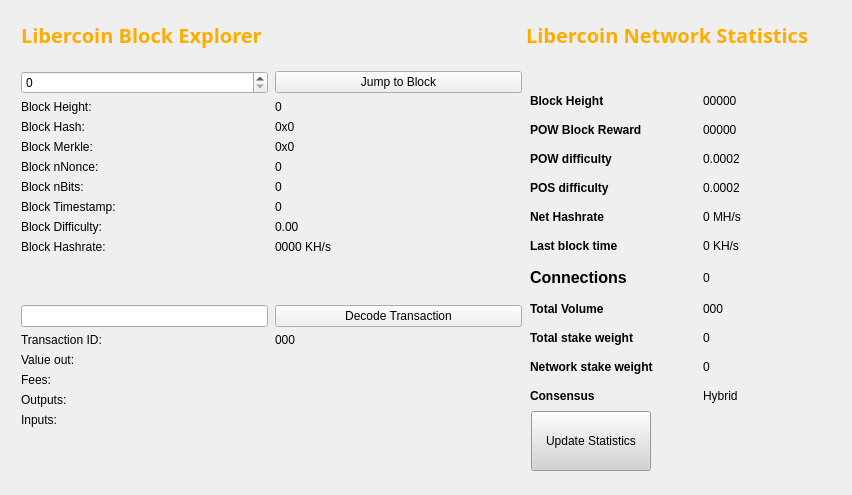
<?xml version="1.0" encoding="UTF-8"?>
<ui version="4.0">
 <class>BlockBrowser</class>
 <widget class="QWidget" name="BlockBrowser">
  <property name="windowModality">
   <enum>Qt::NonModal</enum>
  </property>
  <property name="enabled">
   <bool>true</bool>
  </property>
  <property name="geometry">
   <rect>
    <x>0</x>
    <y>0</y>
    <width>852</width>
    <height>495</height>
   </rect>
  </property>
  <property name="sizePolicy">
   <sizepolicy hsizetype="Preferred" vsizetype="Preferred">
    <horstretch>0</horstretch>
    <verstretch>0</verstretch>
   </sizepolicy>
  </property>
  <property name="minimumSize">
   <size>
    <width>0</width>
    <height>0</height>
   </size>
  </property>
  <property name="acceptDrops">
   <bool>false</bool>
  </property>
  <property name="windowTitle">
   <string>Form</string>
  </property>
  <property name="windowIcon">
   <iconset resource="../bitcoin.qrc">
    <normaloff>:/icons/connect_0</normaloff>:/icons/connect_0</iconset>
  </property>
  <layout class="QGridLayout">
   <property name="sizeConstraint">
    <enum>QLayout::SetMaximumSize</enum>
   </property>
   <property name="leftMargin">
    <number>21</number>
   </property>
   <property name="topMargin">
    <number>21</number>
   </property>
   <property name="rightMargin">
    <number>10</number>
   </property>
   <item row="1" column="0">
    <widget class="QWidget" name="widget_be" native="true">
     <widget class="QWidget" name="layoutWidget">
      <property name="geometry">
       <rect>
        <x>0</x>
        <y>0</y>
        <width>501</width>
        <height>29</height>
       </rect>
      </property>
      <layout class="QHBoxLayout" name="horizontalLayout_4">
       <property name="spacing">
        <number>7</number>
       </property>
       <item>
        <widget class="QLabel" name="label_5">
         <property name="font">
          <font>
           <family>Open Sans,sans-serif</family>
          </font>
         </property>
         <property name="text">
          <string>&lt;html&gt;&lt;head/&gt;&lt;body&gt;&lt;p&gt;&lt;span style=&quot; font-size:20px; font-weight:600; color:#ffac00;&quot;&gt;Libercoin Block Explorer &lt;/span&gt;&lt;/p&gt;&lt;/body&gt;&lt;/html&gt;</string>
         </property>
        </widget>
       </item>
       <item>
        <spacer name="horizontalSpacer_2">
         <property name="orientation">
          <enum>Qt::Horizontal</enum>
         </property>
         <property name="sizeHint" stdset="0">
          <size>
           <width>40</width>
           <height>20</height>
          </size>
         </property>
        </spacer>
       </item>
      </layout>
     </widget>
     <widget class="QWidget" name="layoutWidget_2">
      <property name="geometry">
       <rect>
        <x>0</x>
        <y>50</y>
        <width>501</width>
        <height>400</height>
       </rect>
      </property>
      <layout class="QGridLayout" name="gridLayout_3" rowstretch="0,0,0,0,0,0,0,0,0,0,0,0,0,0,0,0,0,0,0" columnstretch="0,0">
       <property name="sizeConstraint">
        <enum>QLayout::SetDefaultConstraint</enum>
       </property>
       <property name="horizontalSpacing">
        <number>7</number>
       </property>
       <item row="18" column="0">
        <spacer name="verticalSpacer">
         <property name="orientation">
          <enum>Qt::Vertical</enum>
         </property>
         <property name="sizeHint" stdset="0">
          <size>
           <width>20</width>
           <height>40</height>
          </size>
         </property>
        </spacer>
       </item>
       <item row="12" column="1">
        <widget class="QPushButton" name="txButton">
         <property name="text">
          <string>Decode Transaction</string>
         </property>
        </widget>
       </item>
       <item row="17" column="0">
        <widget class="QLabel" name="inputLabel">
         <property name="text">
          <string>Inputs:</string>
         </property>
         <property name="alignment">
          <set>Qt::AlignLeading|Qt::AlignLeft|Qt::AlignTop</set>
         </property>
        </widget>
       </item>
       <item row="10" column="1">
        <widget class="QLabel" name="pawBox">
         <property name="text">
          <string>0000 KH/s</string>
         </property>
        </widget>
       </item>
       <item row="14" column="0">
        <widget class="QLabel" name="valueLabel">
         <property name="text">
          <string>Value out:</string>
         </property>
        </widget>
       </item>
       <item row="13" column="0">
        <widget class="QLabel" name="txLabel">
         <property name="text">
          <string>Transaction ID:</string>
         </property>
        </widget>
       </item>
       <item row="9" column="1">
        <widget class="QLabel" name="hardBox">
         <property name="text">
          <string>0.00</string>
         </property>
        </widget>
       </item>
       <item row="13" column="1">
        <widget class="QLabel" name="txID">
         <property name="text">
          <string>000</string>
         </property>
        </widget>
       </item>
       <item row="17" column="1">
        <widget class="QLabel" name="inputBox">
         <property name="text">
          <string/>
         </property>
         <property name="alignment">
          <set>Qt::AlignLeading|Qt::AlignLeft|Qt::AlignTop</set>
         </property>
        </widget>
       </item>
       <item row="14" column="1">
        <widget class="QLabel" name="valueBox">
         <property name="text">
          <string/>
         </property>
        </widget>
       </item>
       <item row="9" column="0">
        <widget class="QLabel" name="hardLabel">
         <property name="text">
          <string>Block Difficulty:</string>
         </property>
        </widget>
       </item>
       <item row="1" column="0">
        <widget class="QSpinBox" name="heightBox">
         <property name="sizePolicy">
          <sizepolicy hsizetype="Preferred" vsizetype="Fixed">
           <horstretch>0</horstretch>
           <verstretch>0</verstretch>
          </sizepolicy>
         </property>
         <property name="maximum">
          <number>99999999</number>
         </property>
        </widget>
       </item>
       <item row="3" column="0">
        <widget class="QLabel" name="heightLabel_2">
         <property name="text">
          <string>Block Height:</string>
         </property>
        </widget>
       </item>
       <item row="8" column="1">
        <widget class="QLabel" name="timeBox">
         <property name="text">
          <string>0</string>
         </property>
        </widget>
       </item>
       <item row="1" column="1">
        <widget class="QPushButton" name="blockButton">
         <property name="enabled">
          <bool>true</bool>
         </property>
         <property name="text">
          <string>Jump to Block</string>
         </property>
        </widget>
       </item>
       <item row="5" column="0">
        <widget class="QLabel" name="merkleLabel">
         <property name="text">
          <string>Block Merkle:</string>
         </property>
        </widget>
       </item>
       <item row="4" column="0">
        <widget class="QLabel" name="hashLabel">
         <property name="text">
          <string>Block Hash:</string>
         </property>
        </widget>
       </item>
       <item row="15" column="1">
        <widget class="QLabel" name="feesBox">
         <property name="text">
          <string/>
         </property>
        </widget>
       </item>
       <item row="10" column="0">
        <widget class="QLabel" name="pawLabel">
         <property name="text">
          <string>Block Hashrate:</string>
         </property>
        </widget>
       </item>
       <item row="3" column="1">
        <widget class="QLabel" name="heightLabel">
         <property name="text">
          <string>0</string>
         </property>
        </widget>
       </item>
       <item row="15" column="0">
        <widget class="QLabel" name="feesLabel">
         <property name="text">
          <string>Fees:</string>
         </property>
        </widget>
       </item>
       <item row="7" column="0">
        <widget class="QLabel" name="bitsLabel">
         <property name="text">
          <string>Block nBits:</string>
         </property>
        </widget>
       </item>
       <item row="7" column="1">
        <widget class="QLabel" name="bitsBox">
         <property name="text">
          <string>0</string>
         </property>
        </widget>
       </item>
       <item row="5" column="1">
        <widget class="QLabel" name="merkleBox">
         <property name="minimumSize">
          <size>
           <width>187</width>
           <height>0</height>
          </size>
         </property>
         <property name="text">
          <string>0x0</string>
         </property>
        </widget>
       </item>
       <item row="16" column="0">
        <widget class="QLabel" name="outputLabel">
         <property name="text">
          <string>Outputs:</string>
         </property>
         <property name="alignment">
          <set>Qt::AlignLeading|Qt::AlignLeft|Qt::AlignTop</set>
         </property>
        </widget>
       </item>
       <item row="16" column="1">
        <widget class="QLabel" name="outputBox">
         <property name="text">
          <string/>
         </property>
         <property name="alignment">
          <set>Qt::AlignLeading|Qt::AlignLeft|Qt::AlignTop</set>
         </property>
        </widget>
       </item>
       <item row="6" column="0">
        <widget class="QLabel" name="nonceLabel">
         <property name="text">
          <string>Block nNonce:</string>
         </property>
        </widget>
       </item>
       <item row="6" column="1">
        <widget class="QLabel" name="nonceBox">
         <property name="text">
          <string>0</string>
         </property>
        </widget>
       </item>
       <item row="8" column="0">
        <widget class="QLabel" name="timeLabel">
         <property name="text">
          <string>Block Timestamp:</string>
         </property>
        </widget>
       </item>
       <item row="4" column="1">
        <widget class="QLabel" name="hashBox">
         <property name="enabled">
          <bool>true</bool>
         </property>
         <property name="sizePolicy">
          <sizepolicy hsizetype="Preferred" vsizetype="Preferred">
           <horstretch>0</horstretch>
           <verstretch>0</verstretch>
          </sizepolicy>
         </property>
         <property name="minimumSize">
          <size>
           <width>0</width>
           <height>0</height>
          </size>
         </property>
         <property name="text">
          <string>0x0</string>
         </property>
        </widget>
       </item>
       <item row="12" column="0">
        <widget class="QLineEdit" name="txBox">
         <property name="sizePolicy">
          <sizepolicy hsizetype="Preferred" vsizetype="Fixed">
           <horstretch>0</horstretch>
           <verstretch>0</verstretch>
          </sizepolicy>
         </property>
         <property name="inputMask">
          <string comment="Transaction id" extracomment="Transaction id"/>
         </property>
         <property name="placeholderText">
          <string comment="Transaction ID" extracomment="Transaction ID"/>
         </property>
        </widget>
       </item>
       <item row="11" column="0">
        <spacer name="verticalSpacer_2">
         <property name="orientation">
          <enum>Qt::Vertical</enum>
         </property>
         <property name="sizeHint" stdset="0">
          <size>
           <width>20</width>
           <height>40</height>
          </size>
         </property>
        </spacer>
       </item>
      </layout>
     </widget>
     <widget class="QFrame" name="gridFrame_2">
      <property name="geometry">
       <rect>
        <x>500</x>
        <y>40</y>
        <width>580</width>
        <height>351</height>
       </rect>
      </property>
      <layout class="QGridLayout" name="gridLayout_4">
       <item row="2" column="0">
        <layout class="QFormLayout" name="formLayout_3">
         <property name="sizeConstraint">
          <enum>QLayout::SetMinimumSize</enum>
         </property>
         <property name="fieldGrowthPolicy">
          <enum>QFormLayout::FieldsStayAtSizeHint</enum>
         </property>
         <property name="labelAlignment">
          <set>Qt::AlignLeading|Qt::AlignLeft|Qt::AlignTop</set>
         </property>
         <property name="formAlignment">
          <set>Qt::AlignBottom|Qt::AlignLeading|Qt::AlignLeft</set>
         </property>
         <property name="horizontalSpacing">
          <number>50</number>
         </property>
         <property name="verticalSpacing">
          <number>15</number>
         </property>
         <property name="topMargin">
          <number>0</number>
         </property>
         <property name="rightMargin">
          <number>0</number>
         </property>
         <item row="1" column="0">
          <widget class="QLabel" name="label_17">
           <property name="text">
            <string>&lt;html&gt;&lt;head/&gt;&lt;body&gt;&lt;p&gt;&lt;span style=&quot; font-weight:600;&quot;&gt;Block Height&lt;/span&gt;&lt;/p&gt;&lt;/body&gt;&lt;/html&gt;</string>
           </property>
          </widget>
         </item>
         <item row="1" column="1">
          <widget class="QLabel" name="heightBox_3">
           <property name="text">
            <string>00000</string>
           </property>
          </widget>
         </item>
         <item row="2" column="0">
          <widget class="QLabel" name="label_18">
           <property name="text">
            <string>&lt;html&gt;&lt;head/&gt;&lt;body&gt;&lt;p&gt;&lt;span style=&quot; font-weight:600;&quot;&gt;POW Block Reward&lt;/span&gt;&lt;/p&gt;&lt;/body&gt;&lt;/html&gt;</string>
           </property>
          </widget>
         </item>
         <item row="2" column="1">
          <widget class="QLabel" name="rewardBox_2">
           <property name="text">
            <string>00000</string>
           </property>
          </widget>
         </item>
         <item row="3" column="0">
          <widget class="QLabel" name="label_19">
           <property name="text">
            <string>&lt;html&gt;&lt;head/&gt;&lt;body&gt;&lt;p&gt;&lt;span style=&quot; font-weight:600;&quot;&gt;POW difficulty&lt;/span&gt;&lt;/p&gt;&lt;/body&gt;&lt;/html&gt;</string>
           </property>
          </widget>
         </item>
         <item row="3" column="1">
          <widget class="QLabel" name="diffBox_2">
           <property name="text">
            <string>0.0002</string>
           </property>
          </widget>
         </item>
         <item row="4" column="0">
          <widget class="QLabel" name="label_20">
           <property name="text">
            <string>&lt;html&gt;&lt;head/&gt;&lt;body&gt;&lt;p&gt;&lt;span style=&quot; font-weight:600;&quot;&gt;POS difficulty&lt;/span&gt;&lt;/p&gt;&lt;/body&gt;&lt;/html&gt;</string>
           </property>
          </widget>
         </item>
         <item row="4" column="1">
          <widget class="QLabel" name="diffBox2_2">
           <property name="text">
            <string>0.0002</string>
           </property>
          </widget>
         </item>
         <item row="5" column="0">
          <widget class="QLabel" name="label_21">
           <property name="text">
            <string>&lt;html&gt;&lt;head/&gt;&lt;body&gt;&lt;p&gt;&lt;span style=&quot; font-weight:600;&quot;&gt;Net Hashrate&lt;/span&gt;&lt;/p&gt;&lt;/body&gt;&lt;/html&gt;</string>
           </property>
          </widget>
         </item>
         <item row="5" column="1">
          <widget class="QLabel" name="pawrateBox_2">
           <property name="text">
            <string>0 MH/s</string>
           </property>
          </widget>
         </item>
         <item row="6" column="0">
          <widget class="QLabel" name="label3_3">
           <property name="sizePolicy">
            <sizepolicy hsizetype="Preferred" vsizetype="Maximum">
             <horstretch>0</horstretch>
             <verstretch>0</verstretch>
            </sizepolicy>
           </property>
           <property name="text">
            <string>&lt;html&gt;&lt;head/&gt;&lt;body&gt;&lt;p&gt;&lt;span style=&quot; font-weight:600;&quot;&gt;Last block time&lt;/span&gt;&lt;/p&gt;&lt;/body&gt;&lt;/html&gt;</string>
           </property>
          </widget>
         </item>
         <item row="6" column="1">
          <widget class="QLabel" name="localBox_2">
           <property name="text">
            <string>0 KH/s</string>
           </property>
          </widget>
         </item>
         <item row="7" column="0">
          <widget class="QLabel" name="label1_3">
           <property name="enabled">
            <bool>true</bool>
           </property>
           <property name="font">
            <font>
             <pointsize>12</pointsize>
             <kerning>true</kerning>
            </font>
           </property>
           <property name="text">
            <string>&lt;html&gt;&lt;head/&gt;&lt;body&gt;&lt;p&gt;&lt;span style=&quot; font-weight:600;&quot;&gt;Connections&lt;/span&gt;&lt;/p&gt;&lt;/body&gt;&lt;/html&gt;</string>
           </property>
          </widget>
         </item>
         <item row="7" column="1">
          <widget class="QLabel" name="connectionBox_2">
           <property name="text">
            <string>0</string>
           </property>
          </widget>
         </item>
         <item row="8" column="0">
          <widget class="QLabel" name="label_22">
           <property name="text">
            <string>&lt;html&gt;&lt;head/&gt;&lt;body&gt;&lt;p&gt;&lt;span style=&quot; font-weight:600;&quot;&gt;Total Volume&lt;/span&gt;&lt;/p&gt;&lt;/body&gt;&lt;/html&gt;</string>
           </property>
          </widget>
         </item>
         <item row="8" column="1">
          <widget class="QLabel" name="volumeBox_2">
           <property name="text">
            <string>000</string>
           </property>
          </widget>
         </item>
         <item row="9" column="0">
          <widget class="QLabel" name="label_23">
           <property name="text">
            <string>&lt;html&gt;&lt;head/&gt;&lt;body&gt;&lt;p&gt;&lt;span style=&quot; font-weight:600;&quot;&gt;Total stake weight&lt;/span&gt;&lt;/p&gt;&lt;/body&gt;&lt;/html&gt;</string>
           </property>
          </widget>
         </item>
         <item row="9" column="1">
          <widget class="QLabel" name="minBox_2">
           <property name="text">
            <string>0</string>
           </property>
          </widget>
         </item>
         <item row="10" column="0">
          <widget class="QLabel" name="label_24">
           <property name="text">
            <string>&lt;html&gt;&lt;head/&gt;&lt;body&gt;&lt;p&gt;&lt;span style=&quot; font-weight:600;&quot;&gt;Network stake weight&lt;/span&gt;&lt;/p&gt;&lt;/body&gt;&lt;/html&gt;</string>
           </property>
          </widget>
         </item>
         <item row="10" column="1">
          <widget class="QLabel" name="maxBox_2">
           <property name="text">
            <string>0</string>
           </property>
          </widget>
         </item>
         <item row="11" column="0">
          <widget class="QLabel" name="label_25">
           <property name="text">
            <string>&lt;html&gt;&lt;head/&gt;&lt;body&gt;&lt;p&gt;&lt;span style=&quot; font-weight:600;&quot;&gt;Consensus&lt;/span&gt;&lt;/p&gt;&lt;/body&gt;&lt;/html&gt;</string>
           </property>
          </widget>
         </item>
         <item row="11" column="1">
          <widget class="QLabel" name="cBox_2">
           <property name="text">
            <string>Hybrid</string>
           </property>
          </widget>
         </item>
        </layout>
       </item>
       <item row="1" column="0">
        <spacer name="verticalSpacer_3">
         <property name="orientation">
          <enum>Qt::Vertical</enum>
         </property>
         <property name="sizeHint" stdset="0">
          <size>
           <width>20</width>
           <height>40</height>
          </size>
         </property>
        </spacer>
       </item>
      </layout>
     </widget>
     <widget class="QWidget" name="layoutWidget">
      <property name="geometry">
       <rect>
        <x>505</x>
        <y>0</y>
        <width>321</width>
        <height>29</height>
       </rect>
      </property>
      <layout class="QHBoxLayout" name="horizontalLayout_5">
       <property name="spacing">
        <number>7</number>
       </property>
       <item>
        <widget class="QLabel" name="label_6">
         <property name="font">
          <font>
           <family>Open Sans,sans-serif</family>
          </font>
         </property>
         <property name="text">
          <string>&lt;html&gt;&lt;head/&gt;&lt;body&gt;&lt;p&gt;&lt;span style=&quot; font-size:20px; font-weight:600; color:#ffac00;&quot;&gt;Libercoin Network Statistics&lt;/span&gt;&lt;/p&gt;&lt;/body&gt;&lt;/html&gt;</string>
         </property>
        </widget>
       </item>
       <item>
        <spacer name="horizontalSpacer_3">
         <property name="orientation">
          <enum>Qt::Horizontal</enum>
         </property>
         <property name="sizeHint" stdset="0">
          <size>
           <width>40</width>
           <height>20</height>
          </size>
         </property>
        </spacer>
       </item>
      </layout>
     </widget>
     <widget class="QPushButton" name="startButton">
      <property name="geometry">
       <rect>
        <x>510</x>
        <y>390</y>
        <width>120</width>
        <height>60</height>
       </rect>
      </property>
      <property name="sizePolicy">
       <sizepolicy hsizetype="Fixed" vsizetype="Fixed">
        <horstretch>0</horstretch>
        <verstretch>0</verstretch>
       </sizepolicy>
      </property>
      <property name="minimumSize">
       <size>
        <width>120</width>
        <height>60</height>
       </size>
      </property>
      <property name="styleSheet">
       <string notr="true">background:lightgrey;</string>
      </property>
      <property name="text">
       <string>Update Statistics</string>
      </property>
      <property name="autoDefault">
       <bool>false</bool>
      </property>
      <property name="default">
       <bool>false</bool>
      </property>
      <property name="flat">
       <bool>false</bool>
      </property>
     </widget>
    </widget>
   </item>
  </layout>
 </widget>
 <resources>
  <include location="../bitcoin.qrc"/>
 </resources>
 <connections/>
</ui>
